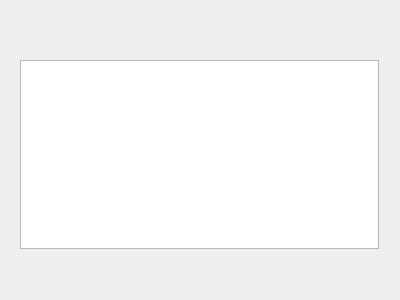
<?xml version="1.0" encoding="UTF-8"?>
<ui version="4.0">
 <class>Dialog</class>
 <widget class="QDialog" name="Dialog">
  <property name="geometry">
   <rect>
    <x>0</x>
    <y>0</y>
    <width>400</width>
    <height>300</height>
   </rect>
  </property>
  <property name="windowTitle">
   <string>Dialog</string>
  </property>
  <widget class="QWidget" name="verticalLayoutWidget">
   <property name="geometry">
    <rect>
     <x>9</x>
     <y>49</y>
     <width>381</width>
     <height>211</height>
    </rect>
   </property>
   <layout class="QVBoxLayout" name="verticalLayout">
    <item>
     <widget class="QListView" name="comPortListIview"/>
    </item>
   </layout>
  </widget>
 </widget>
 <layoutdefault spacing="6" margin="11"/>
 <resources/>
 <connections/>
</ui>
